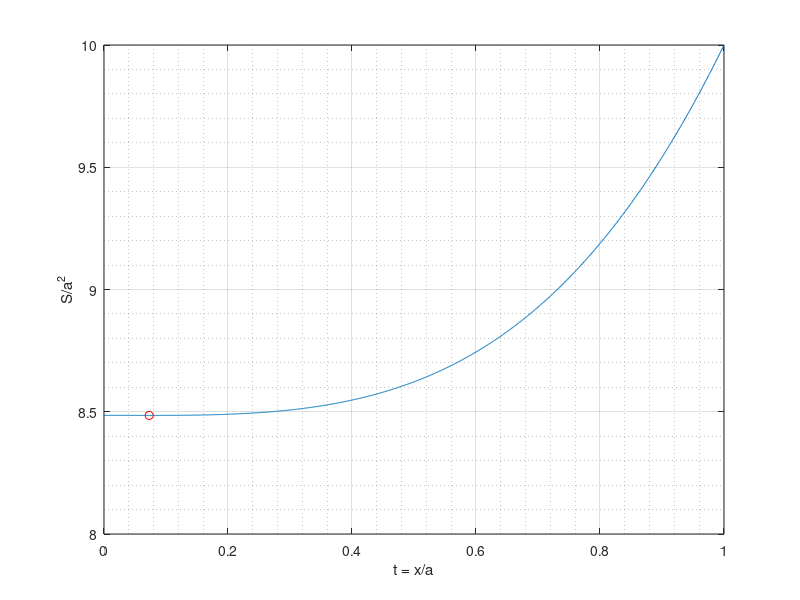

Here is the MATLAB script that generated this plot:
% Szukanie minimum funkcji jednej zmiennej.

% Bańka mydlana rozpięta na drucianym szkielecie w kształcie krawędzi sześcianu
% przyjmuje dość złożony kształt: wewnątrz bańki jest niewielki, kwadratowy,
% fragment, od niego rozchodzą się trójkątne i trapezowe powierzchnie kończące
% się na krawędziach. Jeżeli długość boku sześcianu wynosi a, długość x boku
% wspomnianego fragmentu, to możemy obliczyć pole powierzchni S. Rzeczywista
% błonka mydlana będzie miała takie x aby S było jak najmniejsze (minimalne).
% Można przeskalować problem dzieląc przez a^2. Zamiast pola obliczać będziemy
% S/a^2, zamiast x będziemy mieli bezwymiarowe t = x / a, takie że 0 <= t <= 1.
%
% Po nudnych rachunkach dojdziemy do wzoru takiego jak poniżej. 
% Uwaga: błonka ma dwie strony - jeżeli chcemy to uwzględnić to pierwszy
% składnik (pole kwadratu) liczymy dwa razy, co daje 2 * t.^2 itd.

% Definicja funkcji f(t) obliczającej pole (wyrażone w jednostach a^2)
% powierzchni błonki mydlanej. Użyliśmy funkcji anonimowej (w Matlab'ie),
% bo jest to dość prosta zależność, nie chcieliśmy tworzyć dodatkowego pliku,
% a nie mogliśmy użyć funkcji lokalnych (bo to niemożliwe w skryptach)
% i nie chcieliśmy przekształcać skryptu w funkcję.
%
f = @(t) 2 * t.^2 + 2 * 2.^0.5 * (1-t) + 4 .* (1 + t) .* (1 + (1-t).^2).^0.5;

% Zaczynamy od wykreślenia przebiegu funkcji - pozwoli to zorientować się z czym
% mamy do czynienia - a nawet oszacować gdzie jej szukane minimum funkcji f(t).

N = 1000;  % liczba punktów
t = linspace(0, 1, N);  % wartości zmiennej niezależnej

figure(1);          % Uwidocznienie okna w którym będzie rysowany wykres.
clf;                % Usunięcie całej poprzedniej zawartości (jeżeli była).
plot(t, f(t));      % Narysowanie wykresu funkcji.
grid on;            % Włączenie siatki na wykresie ułatwiającej odczyt wartości.
grid minor;         % Włączenie drobnej siatki na wykresie.
xlabel('t = x/a');  % Opis dla osi odciętych.
ylabel('S/a^2');    % Opis dla osi rzędnych.

% Obliczenia numeryczne.

format long;              % Włączenie pokazywania wszystkich cyfr wyników.
tmin = fminbnd(f, 0, 1);  % Znalezienie minimum.
fmin = f(tmin);           % Obliczenie wartości funkcji dla tmin.

% Prezentacja wyników obliczeń.

hold all;                % Wyłączenie wymazywania poprzedniego wykresu.
plot(tmin, fmin, 'or');  % Dorysowanie wykresu złożonego z jednego punktu.
